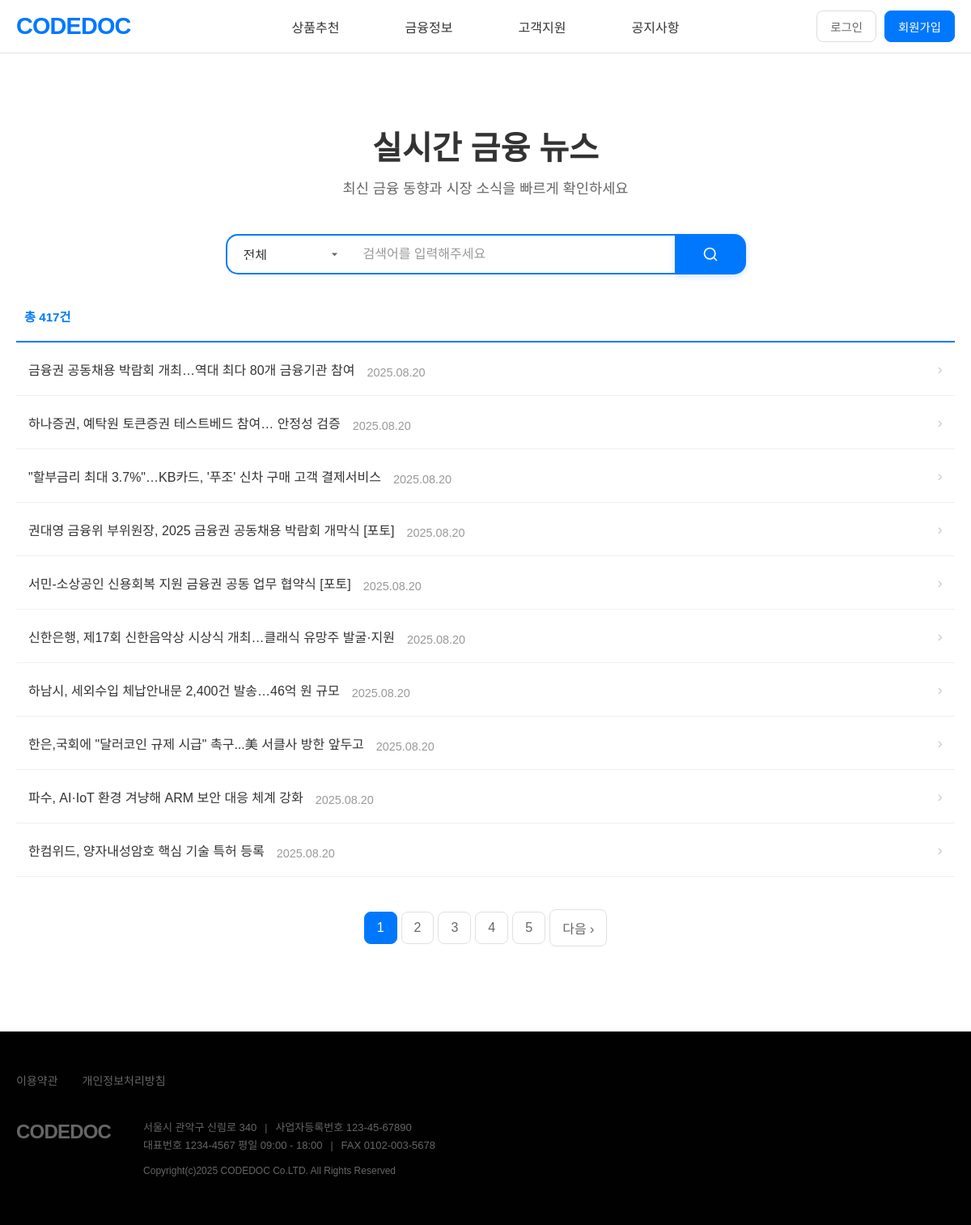
The page /news/ on the database as committed earlier.
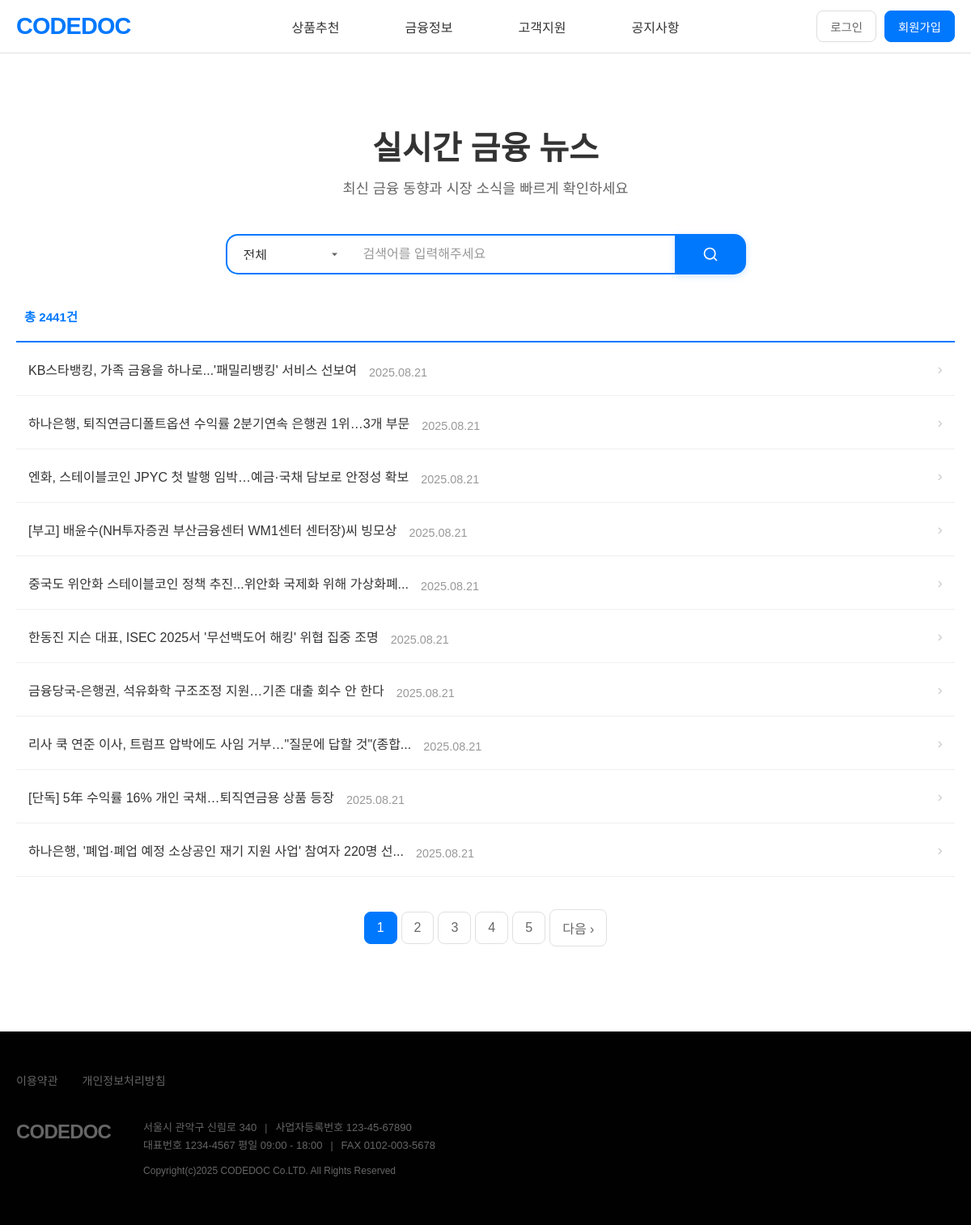
The same page on the database as committed later.
### news/models.py (models this page shows, shortened)
class News(models.Model):
    CATEGORY_CHOICES = [
        ('주식/증권', '주식/증권'),
        ('채권', '채권'),
        ('금리', '금리'),
        ('환율/외환', '환율/외환'),
        ('부동산', '부동산'),
        ('은행/대출', '은행/대출'),
        ('보험/연금', '보험/연금'),
        ('투자/자산관리', '투자/자산관리'),
        ('경제지표', '경제지표'),
        ('정책/규제', '정책/규제'),
        ('기타금융', '기타금융'),
    ]
    title = models.CharField(max_length=500)
    description = models.TextField()
    link = models.URLField(max_length=1000)
    category = models.CharField(max_length=50, choices=CATEGORY_CHOICES, default='기타금융')
    source = models.CharField(max_length=100, default='네이버 뉴스')
    pub_date = models.CharField(max_length=20)  # 원본 날짜 형식 저장
    collected_time = models.DateTimeField(default=timezone.now)
    class Meta:
        ordering = ['-collected_time']
        unique_together = ['title', 'link']  # 중복 방지

### news/views.py (the view, shortened to what this page needs)
# urls.py: path('', views.news_list, name='news_list'),
def news_list(request):
    category = request.GET.get('category', '')
    search_term = request.GET.get('search', '')
    page_number = int(request.GET.get('page', 1))
    news_queryset = News.objects.all().order_by('-pub_date')
    if category and category != 'all':
        news_queryset = news_queryset.filter(category=category)
    if search_term:
        news_queryset = news_queryset.filter(
            Q(title__icontains=search_term) |
            Q(description__icontains=search_term)
        )
    total_count = news_queryset.count()
    total_pages = (total_count + 9) // 10  # 올림 계산
    start_index = (page_number - 1) * 10
    end_index = start_index + 10
    current_news = list(news_queryset[start_index:end_index])
    has_previous = page_number > 1
    has_next = page_number < total_pages
    previous_page = page_number - 1 if has_previous else None
    next_page = page_number + 1 if has_next else None
    start_page = max(1, page_number - 2)
    end_page = min(total_pages, start_page + 4)
    if end_page - start_page < 4:
        start_page = max(1, end_page - 4)
    page_range = range(start_page, end_page + 1)
    categories = News.CATEGORY_CHOICES
    class CustomPageObj:
        def __init__(self, object_list, number):
            self.object_list = object_list
            self.number = number
        def __iter__(self):
            return iter(self.object_list)
        def has_previous(self):
            return has_previous
        def has_next(self):
            return has_next
        def next_page_number(self):
            return next_page
        def has_other_pages(self):
            return total_pages > 1
    class CustomPaginator:
        def __init__(self):
            self.num_pages = total_pages
            self.page_range = page_range
    page_obj = CustomPageObj(current_news, page_number)
    page_obj.paginator = CustomPaginator()
    context = {
        'page_obj': page_obj,
        'categories': categories,
        'current_category': category,
        'current_search': search_term,
        'total_count': total_count
    }
    return render(request, 'news/news_list.html', context)

### home/context_processors.py (called while the page is built)
def static_version(request):
    return {
        'STATIC_VERSION': getattr(settings, 'STATIC_VERSION', '1.0.0')
    }

### news/templates/news/news_list.html (shortened to what this page needs)
{% extends 'base.html' %}
{% load static %}
{% block extra_css %}
<link rel="stylesheet" href="{% static 'news/css/news_list.css' %}?v={{ STATIC_VERSION }}">
<link href="https://cdnjs.cloudflare.com/ajax/libs/font-awesome/6.0.0/css/all.min.css" rel="stylesheet">
{% endblock %}
{% block content %}
<div class="news-container">
    <div class="news-header">
        <div class="page-header">
            <h1 class="page-title">실시간 금융 뉴스</h1>
            <p class="page-subtitle">최신 금융 동향과 시장 소식을 빠르게 확인하세요</p>
        </div>
    </div>
    <div class="search-section">
        <form method="GET" id="newsFilterForm">
            <div class="search-bar">
                <div class="category-dropdown">
                    <select name="category" class="category-select" onchange="this.form.submit()">
                        <option value="all" {% if not current_category or current_category == 'all' %}selected{% endif %}>전체</option>
                    </select>
                </div>
                <input type="text" placeholder="검색어를 입력해주세요" class="search-input" name="search" value="{{ current_search|default:'' }}">
                <button type="submit" class="news-search-btn">
                    <svg width="20" height="20" viewBox="0 0 24 24" fill="none">
                        <circle cx="11" cy="11" r="8" stroke="white" stroke-width="2"/>
                        <path d="m21 21-4.35-4.35" stroke="white" stroke-width="2" stroke-linecap="round" stroke-linejoin="round"/>
                    </svg>
                </button>
            </div>
        </form>
    </div>
    <div class="news-content-list">
        <div class="news-stats">
            <span class="total-count">총 {{ total_count }}건</span>
        </div>
        <div class="news-list">
            {% for news in page_obj %}
                <div class="news-item">
                    <div class="news-main">
                        <h3 class="news-title">
                            <a href="{{ news.link }}" target="_blank">
                                {{ news.title }}
                            </a>
                        </h3>
                        <span class="news-date">{{ news.pub_date }}</span>
                    </div>
                    <div class="news-arrow">
                        <span>›</span>
                    </div>
                </div>
            {% empty %}
                <div class="no-news">
                    <p>등록된 뉴스가 없습니다.</p>
                </div>
            {% endfor %}
        </div>
        {% if page_obj.has_other_pages %}
            <div class="pagination-container">
                <div class="pagination">
                    {% for num in page_obj.paginator.page_range %}
                        {% if num <= 5 %}
                            {% if page_obj.number == num %}
                                <span class="current">{{ num }}</span>
                            {% else %}
                                <a href="?page={{ num }}{% if current_category %}&category={{ current_category }}{% endif %}{% if current_search %}&search={{ current_search }}{% endif %}">{{ num }}</a>
                            {% endif %}
                        {% endif %}
                    {% endfor %}
                    {% if page_obj.has_next %}
                        <a href="?page={{ page_obj.next_page_number }}{% if current_category %}&category={{ current_category }}{% endif %}{% if current_search %}&search={{ current_search }}{% endif %}">다음 &rsaquo;</a>
                    {% endif %}
                </div>
            </div>
        {% endif %}
    </div>
</div>
{% endblock %}

Rows that differ between the two databases and show on the page:
no longer on this page (row unchanged): News: title "금융권 공동채용 박람회 개최…역대 최다 80개 금융기관 참여", pub_date "2025.08.20"
no longer on this page (row unchanged): News: title "하나증권, 예탁원 토큰증권 테스트베드 참여… 안정성 검증", pub_date "2025.08.20"
no longer on this page (row unchanged): News: title "\"할부금리 최대 3.7%\"…KB카드, '푸조' 신차 구매 고객 결제서비스", pub_date "2025.08.20"
no longer on this page (row unchanged): News: title "권대영 금융위 부위원장, 2025 금융권 공동채용 박람회 개막식 [포토]", pub_date "2025.08.20"
no longer on this page (row unchanged): News: title "서민-소상공인 신용회복 지원 금융권 공동 업무 협약식 [포토]", pub_date "2025.08.20"
no longer on this page (row unchanged): News: title "신한은행, 제17회 신한음악상 시상식 개최…클래식 유망주 발굴·지원", pub_date "2025.08.20"
no longer on this page (row unchanged): News: title "하남시, 세외수입 체납안내문 2,400건 발송…46억 원 규모", pub_date "2025.08.20"
no longer on this page (row unchanged): News: title "한은,국회에 \"달러코인 규제 시급\" 촉구...美 서클사 방한 앞두고", pub_date "2025.08.20"
no longer on this page (row unchanged): News: title "파수, AI·IoT 환경 겨냥해 ARM 보안 대응 체계 강화", pub_date "2025.08.20"
no longer on this page (row unchanged): News: title "한컴위드, 양자내성암호 핵심 기술 특허 등록", pub_date "2025.08.20"
added News: title "KB스타뱅킹, 가족 금융을 하나로...'패밀리뱅킹' 서비스 선보여", pub_date "2025.08.21"
added News: title "하나은행, 퇴직연금디폴트옵션 수익률 2분기연속 은행권 1위…3개 부문", pub_date "2025.08.21"
added News: title "엔화, 스테이블코인 JPYC 첫 발행 임박…예금·국채 담보로 안정성 확보", pub_date "2025.08.21"
added News: title "[부고] 배윤수(NH투자증권 부산금융센터 WM1센터 센터장)씨 빙모상", pub_date "2025.08.21"
added News: title "중국도 위안화 스테이블코인 정책 추진...위안화 국제화 위해 가상화폐...", pub_date "2025.08.21"
added News: title "한동진 지슨 대표, ISEC 2025서 '무선백도어 해킹' 위협 집중 조명", pub_date "2025.08.21"
added News: title "금융당국-은행권, 석유화학 구조조정 지원…기존 대출 회수 안 한다", pub_date "2025.08.21"
added News: title "리사 쿡 연준 이사, 트럼프 압박에도 사임 거부…\"질문에 답할 것\"(종합...", pub_date "2025.08.21"
added News: title "[단독] 5年 수익률 16% 개인 국채…퇴직연금용 상품 등장", pub_date "2025.08.21"
added News: title "하나은행, '폐업·폐업 예정 소상공인 재기 지원 사업' 참여자 220명 선...", pub_date "2025.08.21"
Other text that changed with them:
{{ total_count }}: "417" → "2441"
